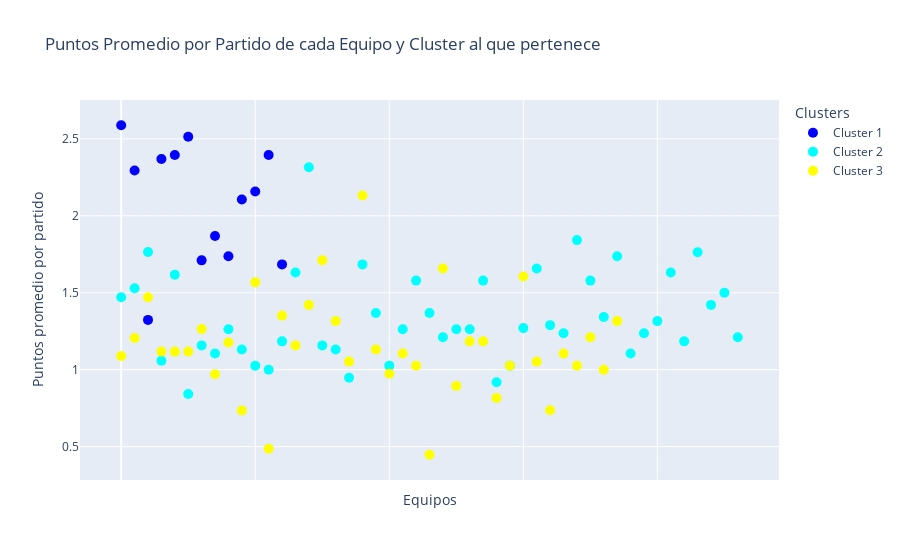

Notebook code for this chart:
### Code cell
import pandas as pd
import plotly.express as px

# Lista de competiciones
competiciones = ['Premier League', 'Ligue 1', 'La Liga', '1. Bundesliga', 'Serie A']
colores = ['blue', 'cyan', 'yellow', 'green', 'red']

# Crear un gráfico vacío
fig = px.scatter(title='Puntos Promedio por Partido de cada Equipo y Cluster al que pertenece')

# Iterar sobre las competiciones para añadir los puntos
for j in range(5):
    compi = df[df['Cluster'] == j]
    fig.add_scatter(
        y=compi['Puntos por partido'],
        mode='markers',
        name=f'Cluster {j + 1}',
        marker=dict(size=10, color=colores[j]),
        text=compi['Equipo'],  # Nombre del equipo en el tooltip
        hoverinfo='text'  # Muestra solo el texto en el tooltip
    )

# Configurar la apariencia del gráfico
fig.update_layout(
    yaxis_title='Puntos promedio por partido',
    xaxis_title='Equipos',
    xaxis_tickangle=-45,
    legend_title='Clusters',
    xaxis=dict(showticklabels=False)  # Oculta los valores del eje x
)

# Mostrar el gráfico
fig.show()

### Figure 1 — Plotly figure (JSON) as saved in the notebook; plotly's stock layout.template omitted (floating-point values rounded to 4 significant figures)
{"data": [{"hovertemplate": "<extra></extra>", "legendgroup": "", "marker": {"color": "#636efa", "symbol": "circle"}, "mode": "markers", "name": "", "orientation": "v", "showlegend": false, "type": "scatter", "xaxis": "x", "yaxis": "y"}, {"hoverinfo": "text", "marker": {"color": "blue", "size": 10}, "mode": "markers", "name": "Cluster 1", "text": ["Bayern Munich", "Borussia Dortmund", "Wolfsburg", "Real Madrid", "Barcelona", "Paris Saint-Germain", "Lyon", "Arsenal", "Manchester City", "AS Roma", "Napoli", "Juventus", "Fiorentina"], "type": "scatter", "y": [2.588, 2.294, 1.324, 2.368, 2.395, 2.514, 1.711, 1.868, 1.737, 2.105, 2.158, 2.395, 1.684]}, {"hoverinfo": "text", "marker": {"color": "cyan", "size": 10}, "mode": "markers", "name": "Cluster 2", "text": ["Hertha Berlin", "Schalke 04", "Bayer Leverkusen", "Eintracht Frankfurt", "Borussia Mönchengladbach", "Levante UD", "Las Palmas", "RC Deportivo La Coruña", "Málaga", "Espanyol", "Sporting Gijón", "Rayo Vallecano", "Real Betis", "Athletic Club", "Atlético Madrid", "Valencia", "Eibar", "Getafe", "Villarreal", "Sevilla", "Granada", "Real Sociedad", "Celta Vigo", "Rennes", "Lorient", "Nantes", "Marseille", "Lille", "Gazélec Ajaccio", "Stade de Reims", "Bordeaux", "OGC Nice", "Montpellier", "Everton", "Tottenham Hotspur", "Liverpool", "Stoke City", "Manchester United", "AFC Bournemouth", "Swansea City", "Chelsea", "West Ham United", "Torino", "Inter Milan", "Lazio", "AC Milan", "Empoli"], "type": "scatter", "y": [1.471, 1.529, 1.765, 1.059, 1.618, 0.8421, 1.158, 1.105, 1.263, 1.132, 1.026, 1, 1.184, 1.632, 2.316, 1.158, 1.132, 0.9474, 1.684, 1.368, 1.026, 1.263, 1.579, 1.368, 1.211, 1.263, 1.263, 1.579, 0.9189, 1.026, 1.27, 1.658, 1.289, 1.237, 1.842, 1.579, 1.342, 1.737, 1.105, 1.237, 1.316, 1.632, 1.184, 1.763, 1.421, 1.5, 1.211]}, {"hoverinfo": "text", "marker": {"color": "yellow", "size": 10}, "mode": "markers", "name": "Cluster 3", "text": ["Hoffenheim", "Hamburger SV", "FSV Mainz 05", "Augsburg", "Darmstadt 98", "Werder Bremen", "FC Köln", "VfB Stuttgart", "Ingolstadt", "Hannover 96", "Saint-Étienne", "Troyes", "Bastia", "Guingamp", "Caen", "AS Monaco", "Angers", "Toulouse", "Leicester City", "West Bromwich Albion", "Newcastle United", "Crystal Palace", "Sunderland", "Aston Villa", "Southampton", "Norwich City", "Watford", "Atalanta", "Frosinone", "Udinese", "Sassuolo", "Sampdoria", "Hellas Verona", "Bologna", "Palermo", "Genoa", "Carpi", "Chievo"], "type": "scatter", "y": [1.088, 1.206, 1.471, 1.118, 1.118, 1.118, 1.265, 0.9706, 1.176, 0.7353, 1.568, 0.4865, 1.351, 1.158, 1.421, 1.711, 1.316, 1.053, 2.132, 1.132, 0.9737, 1.105, 1.026, 0.4474, 1.658, 0.8947, 1.184, 1.184, 0.8158, 1.026, 1.605, 1.053, 0.7368, 1.105, 1.026, 1.211, 1, 1.316]}, {"hoverinfo": "text", "marker": {"color": "green", "size": 10}, "mode": "markers", "name": "Cluster 4", "text": [], "type": "scatter", "y": []}, {"hoverinfo": "text", "marker": {"color": "red", "size": 10}, "mode": "markers", "name": "Cluster 5", "text": [], "type": "scatter", "y": []}], "layout": {"legend": {"title": {"text": "Clusters"}, "tracegroupgap": 0}, "title": {"text": "Puntos Promedio por Partido de cada Equipo y Cluster al que pertenece"}, "xaxis": {"anchor": "y", "domain": [0, 1], "showticklabels": false, "tickangle": -45, "title": {"text": "Equipos"}}, "yaxis": {"anchor": "x", "domain": [0, 1], "title": {"text": "Puntos promedio por partido"}}}}
